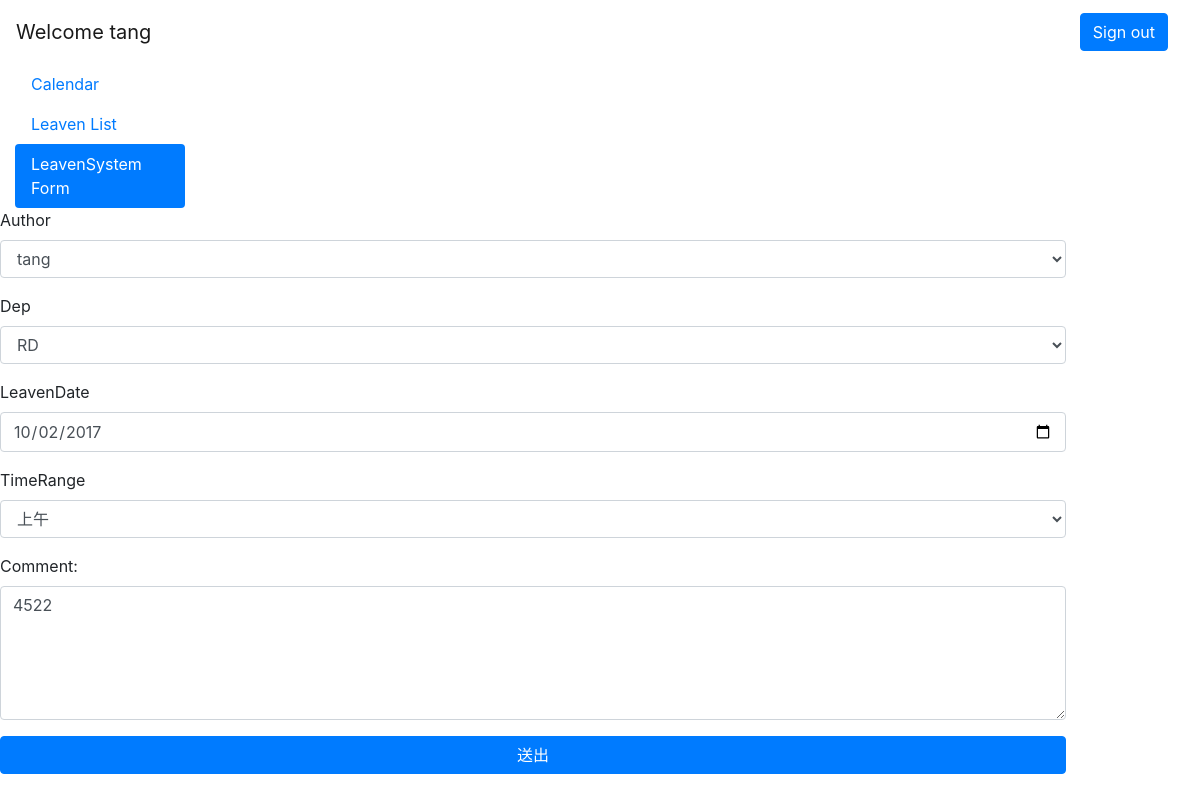
Screenshot of /editLeavenForm/19 (signed in) with the database file from the repository.
### leavesystem/models.py (models this page shows, shortened)
class DatePost(models.Model):
    DepOptions = (
        ("RD", "RD"),
        ("RDI", "RDI"),
        ("RDII", "RDII"),
    )
    TimeOptions = (
        ("True","上午"),
        ("False","下午"),
    )
    author = models.ForeignKey(User)
    title = models.CharField(max_length=200,editable = False)
    dep = models.CharField(max_length=100,choices = DepOptions,default = True)
    leaveDate = models.DateField(blank=True, null=True)
    timeRange = models.CharField(max_length=100,choices = TimeOptions)
    created_date = models.DateTimeField(default=timezone.now,editable = False)
    is_check = models.BooleanField(default = False)
    comment = models.TextField(null=True, blank=True)

### leavesystem/views.py (the view)
# urls.py: url(r'^editLeavenForm/(?P<id>\d+)', editLeavenForm),
def editLeavenForm(request,id):
    if not request.user.is_authenticated():
        return render(request,'login.html', locals())
    page = 'LeavenForm'
    action_status = 'edit'
    timeOptions = DatePost.TimeOptions
    depOptions = DatePost.DepOptions
    dataPost = DatePost.objects.get(pk=id)
    dataPost.leaveDate = dataPost.leaveDate.strftime("%Y-%m-%d")
    return render(request, 'home.html', locals())

### leavesystem/templates/home.html
{% extends 'base.html' %}
{% block leftMenu %} {% include 'leftMenu.html' %} {% endblock%}
{% block content %}
    {% if page == 'home' %}
        {% include 'content.html' %}
    {% elif page == 'leavenList' %}
        {% include 'leavenList.html' %}
    {% elif page == 'LeavenForm' %}
        {% include 'LeavenForm.html' %}
    {% endif %}
{% endblock %}

### leavesystem/templates/base.html (shortened to what this page needs)
<!DOCTYPE html>
<html>
<head>
    <link rel="stylesheet" href="https://maxcdn.bootstrapcdn.com/bootstrap/4.0.0-beta/css/bootstrap.min.css"
>
</head>
<body>
    <nav class="navbar navbar-light bg-faded">
        {% if request.user.is_authenticated %}
        <a class="navbar-brand" href="#">
            Welcome {{ request.user.username }}
        </a>
        <a class="navbar-brand" href="#">
            <form action="/logout/">
                <button class="btn btn-primary" type="submit">
                    Sign out
                </button>
            </form>
        </a>
        {% endif %}
    </nav>
    <div class="container-fluid">
        <div class="row">
            {% block leftMenu %} {% endblock %} {% block content %} {% endblock %}
        </div>
    </div>
</body>
</html>

### leavesystem/templates/LeavenForm.html (shortened to what this page needs)
<form action="/submitLeavenForm/" method="POST">
    <div class="form-group">
        <label for="SelectAuthor">Author</label>
        <select class="form-control" id="SelectAuthor" name="SelectAuthor">
            <option value="{{ request.user }}">{{ request.user }}</option>
        </select>
    </div>
    <div class="form-group">
        <label for="SelectDep">Dep</label>
        <select class="form-control" id="SelectDep" name="SelectDep">
            <option value="{{ depOptions.0.0 }}" {% if action_status == "edit" and dataPost.dep == depOptions.0.0 %}selected{% endif %}>{{ depOptions.0.1 }}</option>
        </select>
    </div>
    <div class="form-group">
        <label for="LeavenDate">LeavenDate</label>
        <input class="form-control" type="date" value="{% if action_status == "edit" %}{{ dataPost.leaveDate }}{% else %}{{ now }}{% endif %}" id="LeavenDate" name="LeavenDate">
    </div>
    <div class="form-group">
        <label for="TimeRange">TimeRange</label>
        <select class="form-control" id="TimeRange" name="TimeRange">
                <option value="{{ timeOptions.0.0 }}" {% if action_status == "edit" and dataPost.timeRange == timeOptions.0.0 %}selected{% endif %}>{{ timeOptions.0.1 }}</option>
            </select>
    </div>
    <div class="form-group">
        <label for="comment">Comment:</label>
        <textarea class="form-control" rows="5" cols="100" id="comment" name="comment">{% if action_status == "edit" %}{{ dataPost.comment }}{% endif %}</textarea>
    </div>
    <button type="submit" class="btn btn-primary btn-block">送出</button>
</form>

### rows the page displays
DatePost: SelectDep "RD", LeavenDate "10/02/2017", TimeRange "上午", comment "4522"

### other values shown
{{ request.user.username }} "tang"
